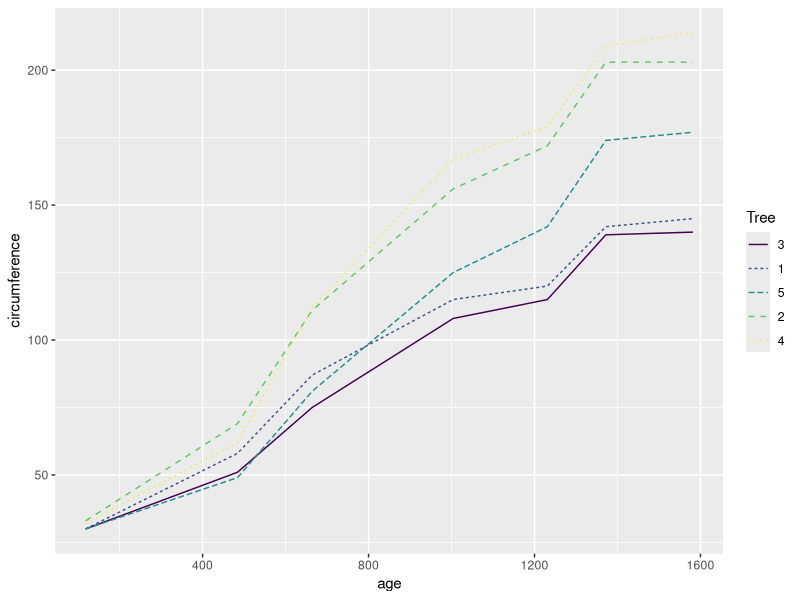

The R script that drew this image:
## ---- chunk 1
head(Orange, 15)
tail(Orange, 3) 
## ---- chunk 2
summary(Orange$age) 
summary(Orange[c(1:10), ])
## ---- chunk 3
class(Orange$Tree)
levels(Orange$Tree)
length(levels(Orange$Tree))
## ---- chunk 4
Orange$circumference[Orange$Tree == "3"] == Orange$circumference[Orange$Tree == "1"]

Orange[Orange$Tree=="5",]
## ---- chunk 5
library("ggplot2")
ggplot(Orange, aes(x=age, y=circumference, group=Tree)) + geom_line(aes(linetype=Tree, color=Tree))
